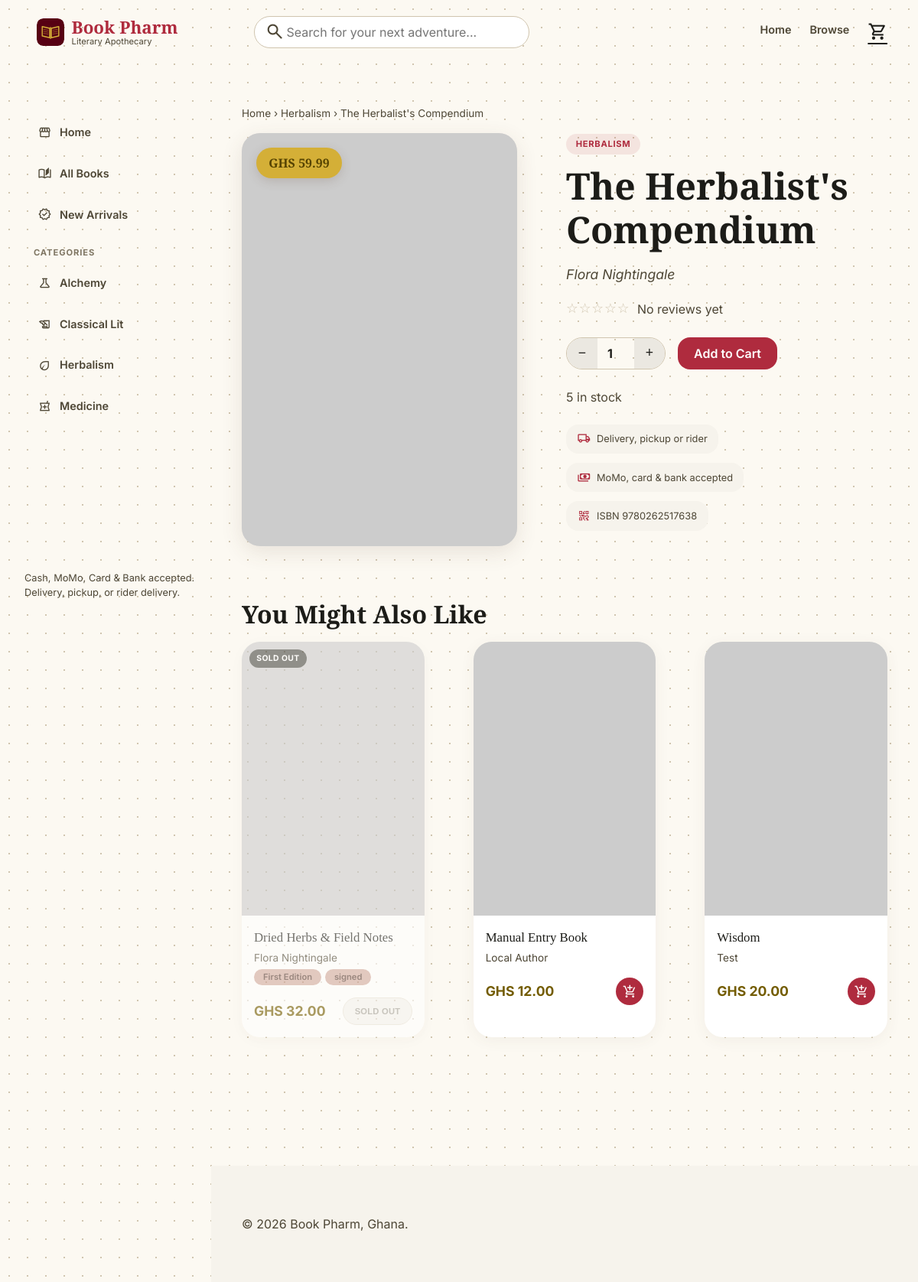
Screenshot of /books/the-herbalists-compendium-2/ with the database file from the repository.
### apps/catalog/models.py (models this page shows, shortened)
class Category(models.Model):
    name = models.CharField(max_length=100, unique=True)
    slug = models.SlugField(max_length=110, unique=True, blank=True)
    class Meta:
        verbose_name_plural = 'categories'
        ordering = ['name']

class Book(models.Model):
    isbn = models.CharField(max_length=13, unique=True, null=True, blank=True)
    internal_code = models.CharField(max_length=20, unique=True, null=True, blank=True)
    slug = models.SlugField(max_length=255, unique=True, blank=True)
    title = models.CharField(max_length=255)
    author = models.CharField(max_length=255, blank=True)
    category = models.ForeignKey(Category, on_delete=models.PROTECT, related_name='books')
    tags = models.ManyToManyField(Tag, blank=True, related_name='books')
    cost_price = models.DecimalField(max_digits=10, decimal_places=2)
    selling_price = models.DecimalField(max_digits=10, decimal_places=2)
    stock_qty = models.IntegerField(default=0)
    low_stock_threshold = models.PositiveIntegerField(default=5)
    cover_image = models.ImageField(upload_to='book_covers/', blank=True, null=True)
    cover_image_url = models.URLField(max_length=500, blank=True)
    description = models.TextField(blank=True)
    is_active = models.BooleanField(default=True)
    created_at = models.DateTimeField(auto_now_add=True)
    updated_at = models.DateTimeField(auto_now=True)
    objects = BookQuerySet.as_manager()
    class Meta:
        ordering = ['title']
    @property
    def cover_url(self):
        if self.cover_image_url:
            return self.cover_image_url
        if self.cover_image:
            return self.cover_image.url
        return ''

class Tag(models.Model):
    name = models.CharField(max_length=50, unique=True)
    slug = models.SlugField(max_length=60, unique=True, blank=True)
    class Meta:
        ordering = ['name']

### apps/storefront/views.py (the view)
# urls.py: path('books/<slug:slug>/', views.book_detail, name='book_detail'),
def book_detail(request, slug):
    book = get_object_or_404(Book, slug=slug, is_active=True)
    reviews_qs = Review.objects.filter(sale__items__book=book).select_related('sale').distinct()
    rating = reviews_qs.aggregate(avg=Avg('rating'), count=Count('id'))
    reviews = reviews_qs[:10]
    related_books = (
        Book.objects.filter(category=book.category, is_active=True)
        .exclude(pk=book.pk).select_related('category').prefetch_related('tags')[:4]
    )
    structured_data = {
        '@context': 'https://schema.org',
        '@type': 'Book',
        'name': book.title,
        'isbn': book.isbn or None,
        'description': book.description or None,
        'offers': {
            '@type': 'Offer',
            'price': str(book.selling_price),
            'priceCurrency': 'GHS',
            'availability': 'https://schema.org/InStock' if book.stock_qty > 0 else 'https://schema.org/OutOfStock',
            'url': request.build_absolute_uri(),
        },
    }
    if book.author:
        structured_data['author'] = {'@type': 'Person', 'name': book.author}
    if rating['count']:
        structured_data['aggregateRating'] = {
            '@type': 'AggregateRating',
            'ratingValue': str(round(rating['avg'], 1)),
            'reviewCount': rating['count'],
        }
    structured_data = {k: v for k, v in structured_data.items() if v is not None}
    structured_data_json = json.dumps(structured_data).replace('</', '<\\/')
    return render(request, 'storefront/book_detail.html', {
        'book': book, 'reviews': reviews, 'structured_data_json': structured_data_json,
        'avg_rating': rating['avg'], 'review_count': rating['count'],
        'full_stars': round(rating['avg']) if rating['avg'] else 0,
        'related_books': related_books,
    })

### apps/storefront/cart.py (called while the page is built)
    def __len__(self):
        return sum(self.cart.values())

### apps/storefront/context_processors.py (called while the page is built)
def cart_context(request):
    return {'cart_count': len(Cart(request))}

def nav_context(request):
    return {'nav_categories': Category.objects.all()}

def google_maps_context(request):
    return {'google_maps_api_key': settings.GOOGLE_MAPS_API_KEY}

### apps/storefront/templatetags/storefront_extras.py (called while the page is built)
@register.filter
def category_icon(category_name):
    return CATEGORY_ICONS.get((category_name or '').strip().lower(), DEFAULT_CATEGORY_ICON)

### templates/storefront/book_detail.html (shortened to what this page needs)
{% extends 'storefront/base.html' %}
{% block content %}
<p class="breadcrumb">
  <a href="{% url 'storefront:home' %}">Home</a> &rsaquo;
  <a href="{% url 'storefront:book_list' %}?category={{ book.category.slug }}">{{ book.category.name }}</a> &rsaquo;
  {{ book.title }}
</p>
<div class="book-detail">
  <div class="book-detail__cover">
    {% if book.cover_url %}<img src="{{ book.cover_url }}" alt="{{ book.title }} cover">{% endif %}
    <span class="book-detail__price-tag">GHS {{ book.selling_price }}</span>
  </div>
  <div>
    <span class="book-detail__eyebrow">{{ book.category.name }}</span>
    <h1>{{ book.title }}</h1>
    <p class="text-muted" style="font-size: 1.1rem; font-style: italic;">{{ book.author }}</p>
    <div class="rating-row">
      <span class="star-display">{% for i in "12345" %}{% if forloop.counter <= full_stars %}&#9733;{% else %}&#9734;{% endif %}{% endfor %}</span>
      {% if review_count %}
      <span class="text-muted">{{ avg_rating|floatformat:1 }} &middot; {{ review_count }} review{{ review_count|pluralize }}</span>
      {% else %}
      <span class="text-muted">No reviews yet</span>
      {% endif %}
    </div>
    {% if book.stock_qty > 0 %}
    <form method="post" action="{% url 'storefront:cart_add' book.id %}" class="js-add-to-cart-form">
      <div class="book-detail__qty">
        <div class="qty-stepper">
          <button type="button" data-step="-1" aria-label="Decrease quantity">&minus;</button>
          <input type="number" name="qty" id="qty" value="1" min="1" max="{{ book.stock_qty }}" inputmode="numeric">
          <button type="button" data-step="1" aria-label="Increase quantity">+</button>
        </div>
        <button type="submit" class="btn btn--primary">Add to Cart</button>
      </div>
    </form>
    <p class="text-muted">{{ book.stock_qty }} in stock</p>
    {% else %}
    <p class="text-error" style="font-weight: 700; margin: 1.5rem 0;">Currently out of stock</p>
    {% endif %}
    <div class="feature-badges">
      <span class="feature-badge"><span class="material-symbols-outlined">local_shipping</span> Delivery, pickup or rider</span>
      <span class="feature-badge"><span class="material-symbols-outlined">payments</span> MoMo, card &amp; bank accepted</span>
      {% if book.isbn %}<span class="feature-badge"><span class="material-symbols-outlined">qr_code_2</span> ISBN {{ book.isbn }}</span>{% endif %}
    </div>
  </div>
</div>
{% if related_books %}
<div class="section-heading">
  <h2>You Might Also Like</h2>
</div>
<div class="book-grid">
  {% for rb in related_books %}
  {% include 'storefront/_book_card.html' with book=rb %}
  {% endfor %}
</div>
{% endif %}
{% endblock %}

### templates/storefront/base.html (shortened to what this page needs)
{% load static storefront_extras %}
<!DOCTYPE html>
<html lang="en">
<head>
  <link rel="stylesheet" href="{% static 'css/base.css' %}">
  <link rel="stylesheet" href="{% static 'css/theme-storefront.css' %}">
  <link rel="stylesheet" href="{% static 'css/storefront-layout.css' %}">
  <link rel="stylesheet" href="https://cdn.jsdelivr.net/npm/toastify-js@1.12.0/src/toastify.min.css">
</head>
<body>
  <header class="storefront-topbar">
    <div class="storefront-topbar__inner">
      <div class="storefront-topbar__brand-col">
        <a class="storefront-topbar__brand" href="{% url 'storefront:home' %}">
          <img class="storefront-topbar__brand-mark" src="{% static 'img/logo.svg' %}" alt="" width="36" height="36">
          <span class="storefront-topbar__brand-text">
            <span class="storefront-topbar__brand-name">Book Pharm</span>
            <span class="storefront-topbar__brand-tagline">Literary Apothecary</span>
          </span>
        </a>
      </div>
      <div class="storefront-topbar__content">
        <form class="storefront-topbar__search" method="get" action="{% url 'storefront:book_list' %}">
          <button type="button" class="storefront-topbar__search-toggle" aria-label="Toggle search">
            <span class="material-symbols-outlined">search</span>
          </button>
          <input type="search" name="q" placeholder="Search for your next adventure..." value="{{ query|default:'' }}">
        </form>
        <nav class="storefront-topbar__links">
          <a href="{% url 'storefront:home' %}" class="{% if request.resolver_match.url_name == 'home' %}is-active{% endif %}">Home</a>
          <a href="{% url 'storefront:book_list' %}" class="{% if request.resolver_match.url_name == 'book_list' %}is-active{% endif %}">Browse</a>
        </nav>
        <a href="{% url 'storefront:cart' %}" class="storefront-topbar__cart" aria-label="Cart">
          <span class="material-symbols-outlined">shopping_cart</span>
        </a>
      </div>
    </div>
  </header>
  <div class="storefront-shell">
    <aside class="storefront-sidebar">
      <nav class="storefront-sidebar__nav">
        <a href="{% url 'storefront:home' %}" class="{% if request.resolver_match.url_name == 'home' %}is-active{% endif %}">
          <span class="material-symbols-outlined">storefront</span> Home
        </a>
        <a href="{% url 'storefront:book_list' %}" class="{% if request.resolver_match.url_name == 'book_list' and not selected_category and request.GET.sort != 'new' %}is-active{% endif %}">
          <span class="material-symbols-outlined">auto_stories</span> All Books
        </a>
        <a href="{% url 'storefront:book_list' %}?sort=new" class="{% if request.GET.sort == 'new' %}is-active{% endif %}">
          <span class="material-symbols-outlined">new_releases</span> New Arrivals
        </a>
      </nav>
      {% if nav_categories %}
      <p class="storefront-sidebar__section-label">Categories</p>
      <nav class="storefront-sidebar__nav">
        {% for cat in nav_categories %}
        <a href="{% url 'storefront:book_list' %}?category={{ cat.slug }}" class="{% if selected_category == cat.slug %}is-active{% endif %}">
          <span class="material-symbols-outlined">{{ cat.name|category_icon }}</span> {{ cat.name }}
        </a>
        {% endfor %}
      </nav>
      {% endif %}
      <div class="storefront-sidebar__foot">
        Cash, MoMo, Card &amp; Bank accepted.<br>Delivery, pickup, or rider delivery.
      </div>
    </aside>
    <div class="storefront-columns">
      <main class="storefront-main">
        {% block content %}{% endblock %}
      </main>
      <footer class="site-footer">
        <div>&copy; {% now "Y" %} Book Pharm, Ghana.</div>
      </footer>
    </div>
  </div>
</body>
</html>

### templates/storefront/_book_card.html (shortened to what this page needs)
<div class="book-card{% if book.stock_qty <= 0 %} book-card--sold-out{% endif %}">
  <a class="book-card__link" href="{% url 'storefront:book_detail' book.slug %}">
    <div class="book-card__cover">
      {% if book.cover_url %}<img src="{{ book.cover_url }}" alt="{{ book.title }} cover" loading="lazy">{% endif %}
      {% if book.stock_qty <= 0 %}
      <span class="book-card__badge book-card__badge--sold-out">Sold Out</span>
      {% elif badge %}
      <span class="book-card__badge">{{ badge }}</span>
      {% endif %}
    </div>
    <div class="book-card__body">
      <p class="book-card__title">{{ book.title }}</p>
      <p class="book-card__author">{{ book.author }}</p>
      {% if book.tags.all %}
      <div class="tag-chips">
        {% for tag in book.tags.all %}<span class="badge badge--tag">{{ tag.name }}</span>{% endfor %}
      </div>
      {% endif %}
    </div>
  </a>
  <div class="book-card__row">
    <span class="book-card__price">GHS {{ book.selling_price }}</span>
    {% if book.stock_qty > 0 %}
    <button type="submit" form="quick-add-{{ book.id }}" class="book-card__quick-add" aria-label="Add {{ book.title }} to cart" title="Add to cart">
      <span class="material-symbols-outlined">add_shopping_cart</span>
    </button>
    {% else %}
    <button type="button" class="book-card__sold-out-btn" disabled aria-label="{{ book.title }} is sold out">Sold Out</button>
    {% endif %}
  </div>
</div>

### static/css/base.css (style rules this page uses)
*, *::before, *::after { box-sizing: border-box; }
body { margin: 0; background: var(--color-background); color: var(--color-on-background); font-family: var(--font-body); font-size: var(--text-body-md-size); line-height: var(--text-body-md-line); }
h1, h2, h3, h4 { font-family: var(--font-display); margin: 0 0 var(--space-stack-sm); color: var(--color-on-surface); }
h1 { font-size: var(--text-display-lg-size); font-weight: var(--text-display-lg-weight); line-height: var(--text-display-lg-line); }
h2 { font-size: var(--text-headline-lg-size); font-weight: var(--text-headline-lg-weight); line-height: var(--text-headline-lg-line); }
a { color: var(--color-primary); }
.site-footer { background: var(--color-surface-container-low); color: var(--color-on-surface-variant); padding: var(--space-stack-lg) var(--space-margin, 24px); margin-top: var(--space-stack-lg); font-size: var(--text-body-md-size); }
.btn { display: inline-block; font-family: var(--font-body); font-weight: 600; font-size: var(--text-body-md-size); border-radius: var(--radius-md); padding: 0.625rem 1.25rem; border: 1px solid transparent; cursor: pointer; text-decoration: none; }
.btn--primary { background: var(--color-primary); color: var(--color-on-primary); }
.badge { display: inline-block; border-radius: var(--radius-full); padding: 0.125rem 0.75rem; font-size: var(--text-label-md-size); font-weight: 600; background: var(--color-tertiary-container); color: var(--color-on-tertiary-container); }
.badge--tag { background: var(--color-tertiary-container); color: var(--color-on-tertiary-container); font-size: 0.7rem; }
.tag-chips { display: flex; flex-wrap: wrap; gap: 0.3rem; margin-top: 0.3rem; }
.text-muted { color: var(--color-on-surface-variant); }
button:disabled { opacity: 0.5; cursor: not-allowed; }
input[type="text"], input[type="search"], input[type="number"], input[type="email"], input[type="password"], input[type="date"], select, textarea { width: 100%; background: var(--color-surface); border: 1px solid var(--color-outline-variant); border-radius: var(--radius-md); padding: 0.75rem; font-family: var(--font-body); font-size: var(--text-body-md-size); color: var(--color-on-surface); }

### static/css/theme-storefront.css (style rules this page uses)
:root { --color-surface: #fcf9f2; --color-surface-dim: #dcdad3; --color-surface-bright: #fcf9f2; --color-surface-container-lowest: #ffffff; --color-surface-container-low: #f6f3ec; --color-surface-container: #f0eee7; --color-surface-container-high: #ebe8e1; --color-surface-container-highest: #e5e2db; --color-on-surface: #1c1c18; --color-on-surface-variant: #4d4635; --color-outline: #7f7663; --color-outline-variant: #d0c5af; --color-primary: #735c00; --color-on-primary: #ffffff; --color-primary-container: #d4af37; --color-on-primary-container: #554300; --color-secondary: #af2b3e; --color-on-secondary: #ffffff; --color-secondary-container: #fd6673; --color-on-secondary-container: #680018; --color-tertiary: #77574d; --color-on-tertiary: #ffffff; --color-tertiary-container: #d2aa9e; --color-on-tertiary-container: #5b3e35; --color-error: #ba1a1a; --color-on-error: #ffffff; --color-error-container: #ffdad6; --color-on-error-container: #93000a; --color-background: #fcf9f2; --color-on-background: #1c1c18; --font-display: 'Playfair Display', serif; --font-body: 'Inter', sans-serif; --text-display-lg-size: 48px; --text-display-lg-weight: 700; --text-display-lg-line: 1.2; --text-headline-lg-size: 32px; --text-headline-lg-weight: 600; --text-headline-lg-line: 1.3; --text-headline-md-size: 24px; --text-headline-md-weight: 600; --text-headline-md-line: 1.4; --text-body-lg-size: 18px; --text-body-lg-line: 1.6; --text-body-md-size: 16px; --text-body-md-line: 1.5; --text-label-md-size: 14px; --text-label-md-weight: 600; --text-label-md-tracking: 0.05em; --text-price-tag-size: 16px; --text-price-tag-weight: 700; --radius-sm: 0.5rem; --radius-md: 1rem; --radius-lg: 1.5rem; --radius-xl: 2rem; --radius-full: 9999px; --container-max: 1440px; --space-margin: 40px; --space-margin-mobile: 20px; --space-card-padding: 24px; --space-stack-sm: 8px; --space-stack-md: 16px; --space-stack-lg: 64px; --space-sidebar-width: 260px; --space-topbar-height: 84px; }

### rows the page displays
Category: name "Alchemy"
Category: name "Classical Lit"
Category: name "Herbalism"
Category: name "Medicine"
Book: category.name "Herbalism", title "The Herbalist's Compendium", selling_price "59.99", category.name "HERBALISM", author "Flora Nightingale", stock_qty "5", isbn "9780262517638"
Book: stock_qty "SOLD OUT", title "Dried Herbs & Field Notes", author "Flora Nightingale", selling_price "32.00"
Tag: name "First Edition"
Tag: name "signed"
Book: title "Manual Entry Book", author "Local Author", selling_price "12.00"
Book: title "Wisdom", author "Test", selling_price "20.00"
